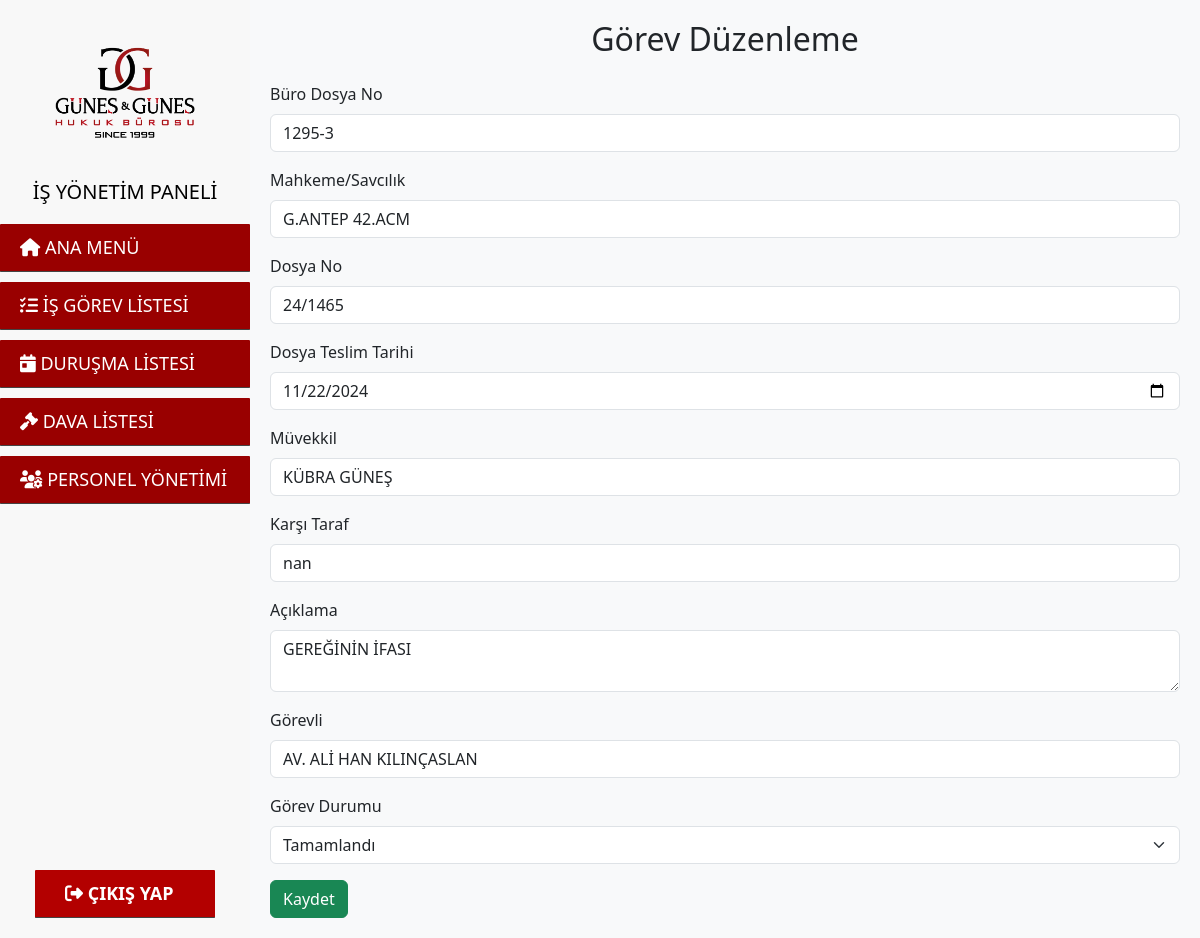
Screenshot of /duzenle.php?gorev_no=7 (signed in) with the database file from the repository.
### tables this page shows
CREATE TABLE `is_gorev_listesi` (
  `gorev_no` int(11) NOT NULL,
  `buro_dosya_no` varchar(50) NOT NULL,
  `mahkeme_savcilik` varchar(255) DEFAULT NULL,
  `dosya_no` varchar(50) DEFAULT NULL,
  `dosya_teslim_tarihi` date DEFAULT NULL,
  `muvekkil` varchar(255) NOT NULL,
  `karsi_taraf` varchar(255) DEFAULT NULL,
  `aciklama` text DEFAULT NULL,
  `gorevli` varchar(255) DEFAULT NULL,
  `gorev_durumu` varchar(255) DEFAULT NULL
);

### duzenle.php (the view, shortened to what this page needs)
<?php
include 'header.php';
include 'db.php';
$gorev_no = $_GET['gorev_no'];
$query = "SELECT * FROM is_gorev_listesi WHERE gorev_no = $gorev_no";
$result = $mysqli->query($query);
$row = $result->fetch_assoc();
?>
<h2 class="text-center mb-4">Görev Düzenleme</h2>
<form method="POST" action="update_task.php">
    <div class="mb-3">
        <label for="buro_dosya_no" class="form-label">Büro Dosya No</label>
        <input type="text" class="form-control" id="buro_dosya_no" name="buro_dosya_no" value="<?php echo $row['buro_dosya_no']; ?>">
    </div>
    <div class="mb-3">
        <label for="mahkeme_savcilik" class="form-label">Mahkeme/Savcılık</label>
        <input type="text" class="form-control" id="mahkeme_savcilik" name="mahkeme_savcilik" value="<?php echo $row['mahkeme_savcilik']; ?>">
    </div>
    <div class="mb-3">
        <label for="dosya_no" class="form-label">Dosya No</label>
        <input type="text" class="form-control" id="dosya_no" name="dosya_no" value="<?php echo $row['dosya_no']; ?>">
    </div>
    <div class="mb-3">
        <label for="dosya_teslim_tarihi" class="form-label">Dosya Teslim Tarihi</label>
        <input type="date" class="form-control" id="dosya_teslim_tarihi" name="dosya_teslim_tarihi" value="<?php echo $row['dosya_teslim_tarihi']; ?>">
    </div>
    <div class="mb-3">
        <label for="muvekkil" class="form-label">Müvekkil</label>
        <input type="text" class="form-control" id="muvekkil" name="muvekkil" value="<?php echo $row['muvekkil']; ?>">
    </div>
    <div class="mb-3">
        <label for="karsi_taraf" class="form-label">Karşı Taraf</label>
        <input type="text" class="form-control" id="karsi_taraf" name="karsi_taraf" value="<?php echo $row['karsi_taraf']; ?>">
    </div>
    <div class="mb-3">
        <label for="aciklama" class="form-label">Açıklama</label>
        <textarea class="form-control" id="aciklama" name="aciklama"><?php echo $row['aciklama']; ?></textarea>
    </div>
    <div class="mb-3">
        <label for="gorevli" class="form-label">Görevli</label>
        <input type="text" class="form-control" id="gorevli" name="gorevli" value="<?php echo $row['gorevli']; ?>">
    </div>
    <div class="mb-3">
        <label for="gorev_durumu" class="form-label">Görev Durumu</label>
        <select class="form-select" name="gorev_durumu" id="gorev_durumu">
            <option value="Tamamlandı" <?php echo $row['gorev_durumu'] === 'Tamamlandı' ? 'selected' : ''; ?>>Tamamlandı</option>
        </select>
    </div>
    <button type="submit" class="btn btn-success">Kaydet</button>
</form>
<?php
include 'footer.php';
?>

### style.css (style rules this page uses)
body { background-color: #f8f9fa; }

### rows the page displays
is_gorev_listesi: buro_dosya_no "1295-3", mahkeme_savcilik "G.ANTEP 42.ACM", dosya_no "24/1465", dosya_teslim_tarihi "11/22/2024", muvekkil "KÜBRA GÜNEŞ", karsi_taraf "nan", aciklama "GEREĞİNİN İFASI", gorevli "AV. ALİ HAN KILINÇASLAN"
